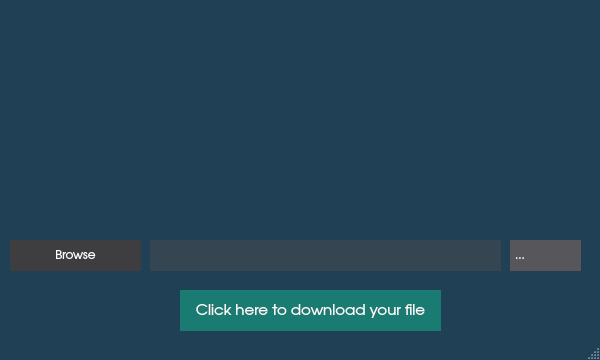
<?xml version="1.0" encoding="UTF-8"?>
<ui version="4.0">
 <class>client</class>
 <widget class="QMainWindow" name="client">
  <property name="geometry">
   <rect>
    <x>0</x>
    <y>0</y>
    <width>600</width>
    <height>360</height>
   </rect>
  </property>
  <property name="minimumSize">
   <size>
    <width>600</width>
    <height>360</height>
   </size>
  </property>
  <property name="maximumSize">
   <size>
    <width>600</width>
    <height>360</height>
   </size>
  </property>
  <property name="mouseTracking">
   <bool>false</bool>
  </property>
  <property name="windowTitle">
   <string>CastDoc (c) 2016-2017</string>
  </property>
  <property name="windowOpacity">
   <double>12.000000000000000</double>
  </property>
  <property name="autoFillBackground">
   <bool>false</bool>
  </property>
  <property name="styleSheet">
   <string notr="true">QMainWindow{
background-color: #204056;
}</string>
  </property>
  <widget class="QWidget" name="centralWidget">
   <widget class="QPushButton" name="pushButton">
    <property name="enabled">
     <bool>true</bool>
    </property>
    <property name="geometry">
     <rect>
      <x>10</x>
      <y>240</y>
      <width>131</width>
      <height>31</height>
     </rect>
    </property>
    <property name="sizePolicy">
     <sizepolicy hsizetype="Fixed" vsizetype="Fixed">
      <horstretch>30</horstretch>
      <verstretch>30</verstretch>
     </sizepolicy>
    </property>
    <property name="minimumSize">
     <size>
      <width>50</width>
      <height>1</height>
     </size>
    </property>
    <property name="font">
     <font>
      <family>TeX Gyre Adventor</family>
     </font>
    </property>
    <property name="cursor">
     <cursorShape>PointingHandCursor</cursorShape>
    </property>
    <property name="focusPolicy">
     <enum>Qt::NoFocus</enum>
    </property>
    <property name="acceptDrops">
     <bool>false</bool>
    </property>
    <property name="styleSheet">
     <string notr="true">QPushButton{
background-color: #3e3e40;
color:white;
border: none;
}
QPushButton::hover{
font-weight: bold;
}</string>
    </property>
    <property name="text">
     <string>Browse</string>
    </property>
    <property name="default">
     <bool>false</bool>
    </property>
    <property name="flat">
     <bool>false</bool>
    </property>
   </widget>
   <widget class="QLineEdit" name="lineEdit">
    <property name="geometry">
     <rect>
      <x>150</x>
      <y>240</y>
      <width>351</width>
      <height>31</height>
     </rect>
    </property>
    <property name="font">
     <font>
      <family>Tlwg Mono</family>
     </font>
    </property>
    <property name="cursor">
     <cursorShape>ArrowCursor</cursorShape>
    </property>
    <property name="styleSheet">
     <string notr="true">QLineEdit{
background-color: #354551;
color: white;
}</string>
    </property>
    <property name="text">
     <string/>
    </property>
    <property name="frame">
     <bool>false</bool>
    </property>
    <property name="readOnly">
     <bool>true</bool>
    </property>
    <property name="clearButtonEnabled">
     <bool>false</bool>
    </property>
   </widget>
   <widget class="QComboBox" name="comboBox">
    <property name="geometry">
     <rect>
      <x>510</x>
      <y>240</y>
      <width>71</width>
      <height>31</height>
     </rect>
    </property>
    <property name="font">
     <font>
      <family>TeX Gyre Adventor</family>
     </font>
    </property>
    <property name="cursor">
     <cursorShape>PointingHandCursor</cursorShape>
    </property>
    <property name="autoFillBackground">
     <bool>false</bool>
    </property>
    <property name="styleSheet">
     <string notr="true">QComboBox{
background-color: #57575b;
text-align: center;
color:white;
border:none;

}
QComboBox::item{
background-color:#b1b1b4;
text-align: center;
color:white;
}
QComboBox:item:checked {
text-align: center;
background-color: #57575b;
color:white;
}
QComboBox::drop-down {border-width: 0px;} QComboBox::down-arrow {image: url(noimg); border-width: 0px;}</string>
    </property>
    <property name="editable">
     <bool>false</bool>
    </property>
    <property name="maxCount">
     <number>10</number>
    </property>
    <property name="sizeAdjustPolicy">
     <enum>QComboBox::AdjustToContentsOnFirstShow</enum>
    </property>
    <property name="frame">
     <bool>true</bool>
    </property>
    <item>
     <property name="text">
      <string>...</string>
     </property>
    </item>
   </widget>
   <widget class="QPushButton" name="pushButton_2">
    <property name="geometry">
     <rect>
      <x>210</x>
      <y>290</y>
      <width>201</width>
      <height>41</height>
     </rect>
    </property>
    <property name="font">
     <font>
      <family>TeX Gyre Adventor</family>
      <pointsize>17</pointsize>
      <weight>50</weight>
      <bold>false</bold>
     </font>
    </property>
    <property name="cursor">
     <cursorShape>PointingHandCursor</cursorShape>
    </property>
    <property name="autoFillBackground">
     <bool>false</bool>
    </property>
    <property name="styleSheet">
     <string notr="true">QPushButton{
color: white;
background-color:#1A7B72;
border:none;
}
QPushButton::hover{
color: white;
background-color:#1A7B72;
border:none;
font-weight:bold;
}</string>
    </property>
    <property name="text">
     <string>UPLOAD</string>
    </property>
    <property name="flat">
     <bool>false</bool>
    </property>
   </widget>
   <widget class="QLabel" name="label">
    <property name="geometry">
     <rect>
      <x>40</x>
      <y>10</y>
      <width>541</width>
      <height>171</height>
     </rect>
    </property>
    <property name="text">
     <string/>
    </property>
   </widget>
   <widget class="QPushButton" name="pushButton_3">
    <property name="geometry">
     <rect>
      <x>180</x>
      <y>290</y>
      <width>261</width>
      <height>41</height>
     </rect>
    </property>
    <property name="font">
     <font>
      <family>TeX Gyre Adventor</family>
      <pointsize>11</pointsize>
      <weight>50</weight>
      <bold>false</bold>
     </font>
    </property>
    <property name="cursor">
     <cursorShape>PointingHandCursor</cursorShape>
    </property>
    <property name="styleSheet">
     <string notr="true">QPushButton{
color: white;
background-color:#1A7B72;
border:none;
}

QPushButton::hover{
color: white;
background-color:#1A7B72;
border:none;
font-weight:bold;
}</string>
    </property>
    <property name="text">
     <string>Click here to download your file</string>
    </property>
   </widget>
  </widget>
  <widget class="QStatusBar" name="statusBar"/>
 </widget>
 <layoutdefault spacing="6" margin="11"/>
 <resources/>
 <connections/>
</ui>
